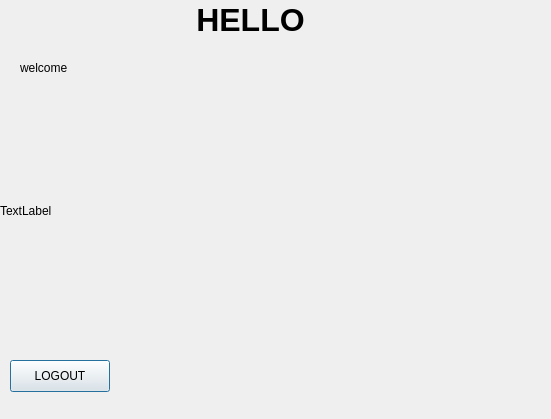
<?xml version="1.0" encoding="UTF-8"?>
<ui version="4.0">
 <class>welcomewindow</class>
 <widget class="QDialog" name="welcomewindow">
  <property name="geometry">
   <rect>
    <x>0</x>
    <y>0</y>
    <width>551</width>
    <height>419</height>
   </rect>
  </property>
  <property name="windowTitle">
   <string>Dialog</string>
  </property>
  <widget class="QPushButton" name="logout_but">
   <property name="geometry">
    <rect>
     <x>10</x>
     <y>360</y>
     <width>100</width>
     <height>32</height>
    </rect>
   </property>
   <property name="text">
    <string>LOGOUT</string>
   </property>
  </widget>
  <widget class="QLabel" name="hello_label">
   <property name="geometry">
    <rect>
     <x>190</x>
     <y>0</y>
     <width>121</width>
     <height>41</height>
    </rect>
   </property>
   <property name="text">
    <string>&lt;html&gt;&lt;head/&gt;&lt;body&gt;&lt;p align=&quot;center&quot;&gt;&lt;span style=&quot; font-size:24pt; font-weight:700;&quot;&gt;HELLO&lt;/span&gt;&lt;/p&gt;&lt;/body&gt;&lt;/html&gt;</string>
   </property>
  </widget>
  <widget class="QLabel" name="user_welcome">
   <property name="geometry">
    <rect>
     <x>20</x>
     <y>60</y>
     <width>58</width>
     <height>16</height>
    </rect>
   </property>
   <property name="text">
    <string>welcome</string>
   </property>
  </widget>
  <widget class="QLabel" name="pic_label">
   <property name="geometry">
    <rect>
     <x>0</x>
     <y>90</y>
     <width>551</width>
     <height>241</height>
    </rect>
   </property>
   <property name="text">
    <string>TextLabel</string>
   </property>
  </widget>
 </widget>
 <resources/>
 <connections/>
</ui>
